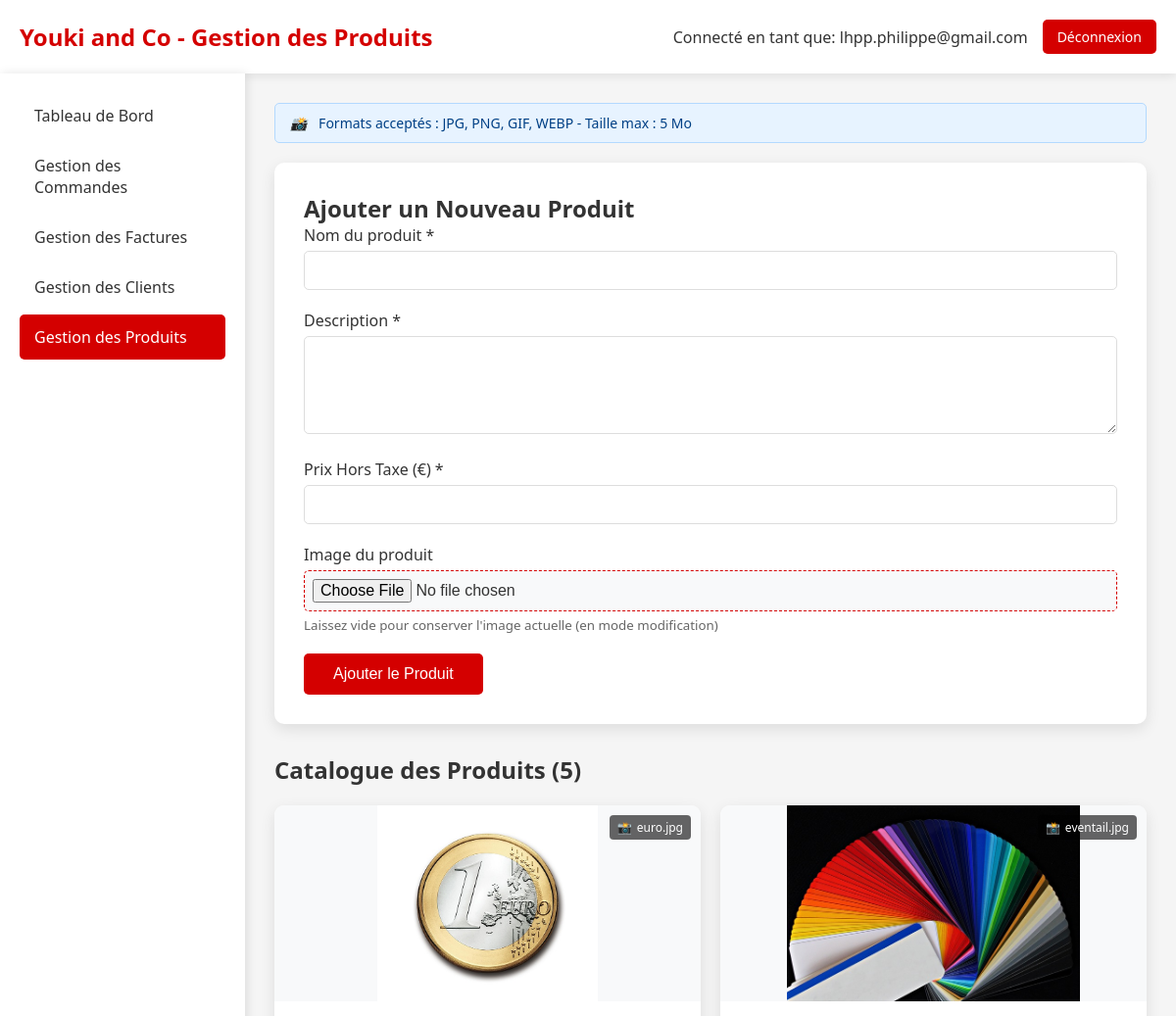
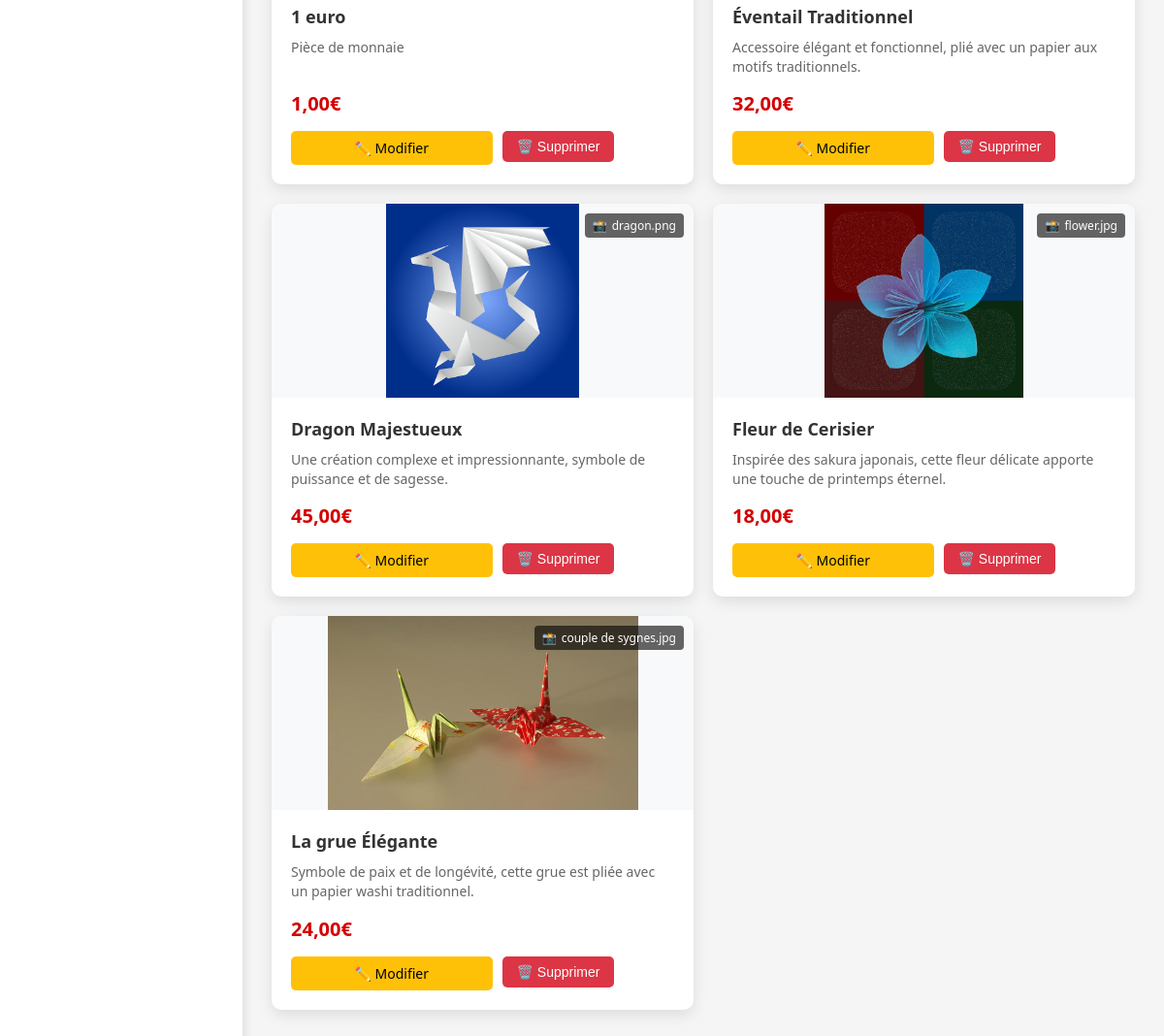
Screenshot of /admin_produits.php (signed in) with the database file from the repository (2 pictures, top to bottom).
### tables this page shows
CREATE TABLE `Origami` (
  `idOrigami` bigint NOT NULL,
  `nom` varchar(50) NOT NULL,
  `description` varchar(300) NOT NULL,
  `photo` varchar(300) NOT NULL,
  `prixHorsTaxe` double NOT NULL
);

### admin_produits.php (the view, shortened to what this page needs)
<?php
require_once 'config.php';
try {
    $pdo = new PDO("mysql:host=$host;dbname=$dbname;charset=utf8", $username, $password);
    $pdo->setAttribute(PDO::ATTR_ERRMODE, PDO::ERRMODE_EXCEPTION);
    $stmt = $pdo->query("SELECT * FROM Origami ORDER BY idOrigami DESC");
    $produits = $stmt->fetchAll(PDO::FETCH_ASSOC);
    $produitEdit = null;
} catch (PDOException $e) {
    die("Erreur de connexion à la base de données: " . $e->getMessage());
}
?>
<!DOCTYPE html>
<html lang="fr">
<head>
</head>
<body>
    <div class="header">
        <div class="logo">
            <h1>Youki and Co - Gestion des Produits</h1>
        </div>
        <div class="admin-info">
            <span>Connecté en tant que: <?= htmlspecialchars($_SESSION['admin_email']) ?></span>
            <a href="admin_dashboard.php?logout=1" class="btn-logout">Déconnexion</a>
        </div>
    </div>
    <div class="container">
        <div class="sidebar">
            <a href="admin_dashboard.php" class="nav-item">Tableau de Bord</a>
            <a href="admin_commandes.php" class="nav-item">Gestion des Commandes</a>
            <a href="admin_factures.php" class="nav-item">Gestion des Factures</a>
            <a href="admin_clients.php" class="nav-item">Gestion des Clients</a>
            <a href="admin_produits.php" class="nav-item active">Gestion des Produits</a>
        </div>
        <div class="main-content">
            <div class="upload-info">
                <i>📸</i>
                Formats acceptés : JPG, PNG, GIF, WEBP - Taille max : 5 Mo
            </div>
            <div class="form-container">
                <h2><?= $produitEdit ? 'Modifier le Produit' : 'Ajouter un Nouveau Produit' ?></h2>
                <form method="POST" enctype="multipart/form-data">
                    <div class="form-group">
                        <label for="nom">Nom du produit *</label>
                        <input type="text" id="nom" name="nom"
                               value="<?= htmlspecialchars($produitEdit['nom'] ?? '') ?>"
                               required>
                    </div>
                    <div class="form-group">
                        <label for="description">Description *</label>
                        <textarea id="description" name="description" required><?= htmlspecialchars($produitEdit['description'] ?? '') ?></textarea>
                    </div>
                    <div class="form-group">
                        <label for="prixHorsTaxe">Prix Hors Taxe (€) *</label>
                        <input type="number" id="prixHorsTaxe" name="prixHorsTaxe"
                               step="0.01" min="0"
                               value="<?= htmlspecialchars($produitEdit['prixHorsTaxe'] ?? '') ?>"
                               required>
                    </div>
                    <div class="form-group">
                        <label for="photo">Image du produit</label>
                        <input type="file" id="photo" name="photo"
                               accept="image/jpeg,image/jpg,image/png,image/gif,image/webp">
                        <small style="color: #666; display: block; margin-top: 5px;">
                            Laissez vide pour conserver l'image actuelle (en mode modification)
                        </small>
                    </div>
                    <div style="margin-top: 20px;">
                        <button type="submit" name="action" value="<?= $produitEdit ? 'modifier' : 'ajouter' ?>" class="btn-submit">
                            <?= $produitEdit ? 'Modifier le Produit' : 'Ajouter le Produit' ?>
                        </button>
                    </div>
                </form>
            </div>
            <div class="section">
                <h2 style="margin-bottom: 20px;">Catalogue des Produits (<?= count($produits) ?>)</h2>
                <div class="product-grid">
                    <?php foreach ($produits as $produit): ?>
                    <div class="product-card">
                        <div class="product-image">
                            <img src="<?= htmlspecialchars($produit['photo']) ?>"
                                 alt="<?= htmlspecialchars($produit['nom']) ?>"
                                 onerror="this.src='img/placeholder.jpg'">
                            <div class="image-badge">
                                <span>📸</span>
                                <?= basename($produit['photo']) ?>
                            </div>
                        </div>
                        <div class="product-info">
                            <div class="product-name"><?= htmlspecialchars($produit['nom']) ?></div>
                            <div class="product-description"><?= htmlspecialchars($produit['description']) ?></div>
                            <div class="product-price"><?= number_format($produit['prixHorsTaxe'], 2, ',', ' ') ?>€</div>
                            <div class="product-actions">
                                <a href="admin_produits.php?edit=<?= $produit['idOrigami'] ?>" class="btn-edit">✏️ Modifier</a>
                                <form method="POST" style="display: inline; flex: 1;">
                                    <button type="submit" name="action" value="supprimer" class="btn-delete"
                                            onclick="return confirm('Êtes-vous sûr de vouloir supprimer ce produit ? Cette action est irréversible.')">
                                        🗑️ Supprimer
                                    </button>
                                </form>
                            </div>
                        </div>
                    </div>
                    <?php endforeach; ?>
                </div>
            </div>
        </div>
    </div>
</body>
</html>

### admin_produits.php (style rules this page uses)
.product-grid { display: grid; grid-template-columns: repeat(auto-fill, minmax(300px, 1fr)); gap: 20px; margin-bottom: 30px; }
.product-card { background: white; border-radius: 10px; box-shadow: 0 5px 15px rgba(0,0,0,0.1); overflow: hidden; transition: transform 0.3s; display: flex; flex-direction: column; }
.product-image { height: 200px; background: #f8f9fa; display: flex; align-items: center; justify-content: center; overflow: hidden; position: relative; }
.product-image img { max-width: 100%; max-height: 100%; object-fit: cover; transition: transform 0.3s; }
.product-image .image-badge { position: absolute; top: 10px; right: 10px; background: rgba(0,0,0,0.6); color: white; padding: 4px 8px; border-radius: 4px; font-size: 12px; display: flex; align-items: center; gap: 5px; }
.product-info { padding: 20px; flex: 1; display: flex; flex-direction: column; }
.product-name { font-size: 18px; font-weight: bold; margin-bottom: 10px; color: #333; }
.product-description { color: #666; font-size: 14px; margin-bottom: 15px; line-height: 1.4; flex: 1; }
.product-price { font-size: 20px; font-weight: bold; color: #d40000; margin-bottom: 15px; }
.product-actions { display: flex; gap: 10px; margin-top: auto; }
.btn-edit, .btn-delete { padding: 8px 15px; border: none; border-radius: 5px; cursor: pointer; text-decoration: none; font-size: 14px; transition: all 0.3s; flex: 1; text-align: center; }
.btn-edit { background: #ffc107; color: black; }
.btn-delete { background: #dc3545; color: white; }
.form-container { background: white; padding: 30px; border-radius: 10px; box-shadow: 0 5px 15px rgba(0,0,0,0.1); margin-bottom: 30px; }
.form-group { margin-bottom: 20px; }
.form-group label { display: block; margin-bottom: 5px; font-weight: 500; color: #333; }
.form-group input, .form-group textarea, .form-group select { width: 100%; padding: 10px; border: 1px solid #ddd; border-radius: 5px; font-size: 16px; transition: border-color 0.3s; }
.form-group textarea { height: 100px; resize: vertical; }
.form-group input[type="file"] { padding: 8px; background: #f8f9fa; border: 1px dashed #d40000; }
.btn-submit { background: #d40000; color: white; padding: 12px 30px; border: none; border-radius: 5px; cursor: pointer; font-size: 16px; transition: background 0.3s; }
* { margin: 0; padding: 0; box-sizing: border-box; }
body { font-family: 'Segoe UI', Tahoma, Geneva, Verdana, sans-serif; background: #f5f5f5; color: #333; }
.header { background: white; padding: 20px; box-shadow: 0 2px 10px rgba(0,0,0,0.1); display: flex; justify-content: space-between; align-items: center; }
.logo h1 { color: #d40000; font-size: 24px; }
.admin-info { display: flex; align-items: center; gap: 15px; }
.btn-logout { background: #d40000; color: white; padding: 8px 15px; text-decoration: none; border-radius: 5px; font-size: 14px; transition: background 0.3s; }
.container { display: flex; min-height: calc(100vh - 80px); }
.sidebar { width: 250px; background: white; padding: 20px; box-shadow: 2px 0 10px rgba(0,0,0,0.1); }
.nav-item { display: block; padding: 12px 15px; color: #333; text-decoration: none; border-radius: 5px; margin-bottom: 5px; transition: all 0.3s; }
.nav-item:hover, .nav-item.active { background: #d40000; color: white; }
.main-content { flex: 1; padding: 30px; }
.upload-info { background: #e7f3ff; border: 1px solid #b3d9ff; padding: 10px 15px; border-radius: 5px; margin-bottom: 20px; color: #004085; font-size: 14px; }
.upload-info i { margin-right: 8px; }

### rows the page displays
origami: photo (picture), photo "euro.jpg", nom "1 euro", description "Pièce de monnaie", prixHorsTaxe "1,00"
origami: photo (picture), photo "eventail.jpg", nom "Éventail Traditionnel", description "Accessoire élégant et fonctionnel, plié avec un papier aux motifs traditionnels.", prixHorsTaxe "32,00"
origami: photo (picture), photo "dragon.png", nom "Dragon Majestueux", description "Une création complexe et impressionnante, symbole de puissance et de sagesse.", prixHorsTaxe "45,00"
origami: photo (picture), photo "flower.jpg", nom "Fleur de Cerisier", description "Inspirée des sakura japonais, cette fleur délicate apporte une touche de printemps éternel.", prixHorsTaxe "18,00"
origami: photo (picture), photo "couple de sygnes.jpg", nom "La grue Élégante", description "Symbole de paix et de longévité, cette grue est pliée avec un papier washi traditionnel.", prixHorsTaxe "24,00"

### other values shown
$_SESSION['admin_email'] "lhpp.philippe@gmail.com"
count($produits) "5"
